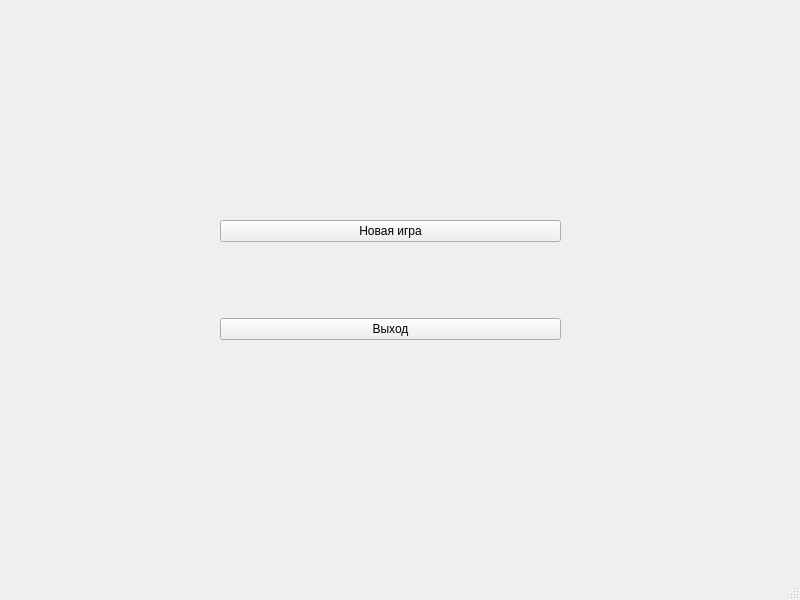
<?xml version="1.0" encoding="UTF-8"?>
<ui version="4.0">
 <class>MainWindow</class>
 <widget class="QMainWindow" name="MainWindow">
  <property name="geometry">
   <rect>
    <x>0</x>
    <y>0</y>
    <width>800</width>
    <height>600</height>
   </rect>
  </property>
  <property name="windowTitle">
   <string>MainWindow</string>
  </property>
  <widget class="QWidget" name="centralwidget">
   <widget class="QWidget" name="gridLayoutWidget">
    <property name="geometry">
     <rect>
      <x>220</x>
      <y>150</y>
      <width>341</width>
      <height>261</height>
     </rect>
    </property>
    <layout class="QGridLayout" name="gridLayout">
     <item row="0" column="0">
      <widget class="QPushButton" name="new_game">
       <property name="text">
        <string>Новая игра</string>
       </property>
      </widget>
     </item>
     <item row="1" column="0">
      <widget class="QPushButton" name="pushButton_2">
       <property name="text">
        <string>Выход</string>
       </property>
      </widget>
     </item>
    </layout>
   </widget>
  </widget>
  <widget class="QMenuBar" name="menubar">
   <property name="geometry">
    <rect>
     <x>0</x>
     <y>0</y>
     <width>800</width>
     <height>25</height>
    </rect>
   </property>
  </widget>
  <widget class="QStatusBar" name="statusbar"/>
 </widget>
 <resources/>
 <connections/>
</ui>
